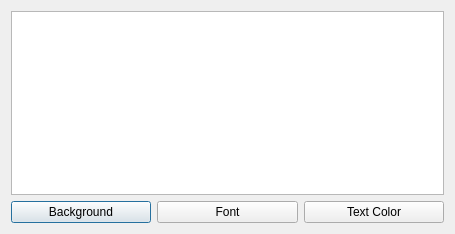
<?xml version="1.0" encoding="UTF-8"?>
<ui version="4.0">
 <class>Dialog</class>
 <widget class="QDialog" name="Dialog">
  <property name="geometry">
   <rect>
    <x>0</x>
    <y>0</y>
    <width>455</width>
    <height>234</height>
   </rect>
  </property>
  <property name="windowTitle">
   <string>Dialog</string>
  </property>
  <layout class="QVBoxLayout" name="verticalLayout">
   <item>
    <widget class="QListWidget" name="listWidget"/>
   </item>
   <item>
    <layout class="QHBoxLayout" name="horizontalLayout">
     <item>
      <widget class="QPushButton" name="pushButton_3">
       <property name="text">
        <string>Background</string>
       </property>
      </widget>
     </item>
     <item>
      <widget class="QPushButton" name="pushButton_2">
       <property name="text">
        <string>Font</string>
       </property>
      </widget>
     </item>
     <item>
      <widget class="QPushButton" name="pushButton">
       <property name="text">
        <string>Text Color</string>
       </property>
      </widget>
     </item>
    </layout>
   </item>
  </layout>
 </widget>
 <resources/>
 <connections/>
</ui>
